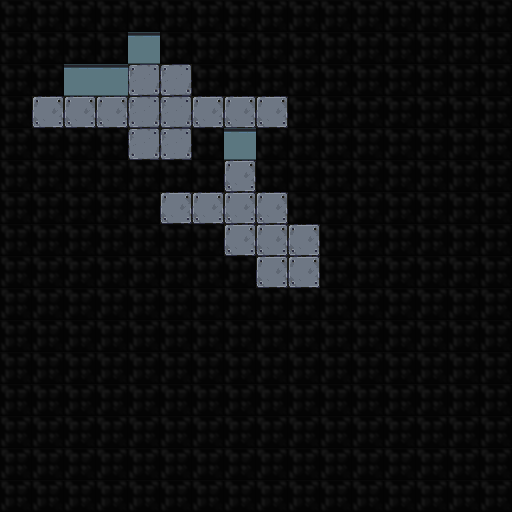

Rendered tile map (Tiled .tmx) drawn with the repository's tilesets; below, a short description and the full map source, tile grids included:
An orthogonal 16x16 tile map with 32x32 px tiles, 1 tile layer (background), 2 tilesets and 27 objects (22x tile, actor, moveable_tile, scene_switching_tile, video_tape, ...).

<map version="1.4" tiledversion="1.4.3" orientation="orthogonal" renderorder="right-down" width="16" height="16" tilewidth="32" tileheight="32" infinite="0" nextlayerid="3" nextobjectid="159">
 <properties>
  <property name="player_bomb_count" type="int" value="100" />
 </properties>
 <tileset firstgid="1" source="mr-figs.tsx" />
 <tileset firstgid="1711" source="newtiledsheet-32.tsx" />
 <layer id="1" name="background" width="16" height="16">
  <data encoding="csv">
1819,1819,1819,1819,1819,1819,1819,1819,1819,1819,1819,1819,1819,1819,1819,1819,
1819,1819,1819,1819,202,1819,1819,1819,1819,1819,1819,1819,1819,1819,1819,1819,
1819,1819,202,202,267,267,1819,1819,1819,1819,1819,1819,1819,1819,1819,1819,
1819,229,229,229,267,267,229,229,229,1819,1819,1819,1819,1819,1819,1819,
1819,1819,1819,1819,267,267,1819,202,1819,1819,1819,1819,1819,1819,1819,1819,
1819,1819,1819,1819,1819,1819,1819,229,1819,1819,1819,1819,1819,1819,1819,1819,
1819,1819,1819,1819,1819,229,229,229,229,1819,1819,1819,1819,1819,1819,1819,
1819,1819,1819,1819,1819,1819,1819,229,229,229,1819,1819,1819,1819,1819,1819,
1819,1819,1819,1819,1819,1819,1819,1819,229,229,1819,1819,1819,1819,1819,1819,
1819,1819,1819,1819,1819,1819,1819,1819,1819,1819,1819,1819,1819,1819,1819,1819,
1819,1819,1819,1819,1819,1819,1819,1819,1819,1819,1819,1819,1819,1819,1819,1819,
1819,1819,1819,1819,1819,1819,1819,1819,1819,1819,1819,1819,1819,1819,1819,1819,
1819,1819,1819,1819,1819,1819,1819,1819,1819,1819,1819,1819,1819,1819,1819,1819,
1819,1819,1819,1819,1819,1819,1819,1819,1819,1819,1819,1819,1819,1819,1819,1819,
1819,1819,1819,1819,1819,1819,1819,1819,1819,1819,1819,1819,1819,1819,1819,1819,
1819,1819,1819,1819,1819,1819,1819,1819,1819,1819,1819,1819,1819,1819,1819,1819
</data>
 </layer>
 <objectgroup id="2" name="objects">
  <object id="122" name="actor" type="actor" gid="45" x="32" y="128" width="32" height="32" />
  <object id="123" type="moveable_tile" gid="116" x="96" y="128" width="32" height="32" />
  <object id="124" type="tile" gid="202" x="160" y="192" width="32" height="32" />
  <object id="125" type="tile" gid="202" x="128" y="192" width="32" height="32" />
  <object id="126" type="tile" gid="202" x="96" y="160" width="32" height="32" />
  <object id="127" type="tile" gid="202" x="64" y="160" width="32" height="32" />
  <object id="128" type="tile" gid="202" x="32" y="160" width="32" height="32" />
  <object id="132" type="tile" gid="202" x="160" y="64" width="32" height="32" />
  <object id="133" type="tile" gid="202" x="192" y="96" width="32" height="32" />
  <object id="134" type="tile" gid="202" x="224" y="96" width="32" height="32" />
  <object id="135" type="tile" gid="202" x="256" y="96" width="32" height="32" />
  <object id="136" type="tile" gid="202" x="256" y="160" width="32" height="32" />
  <object id="137" type="tile" gid="202" x="320" y="128" width="32" height="32" />
  <object id="141" type="tile" gid="202" x="192" y="192" width="32" height="32" />
  <object id="142" type="tile" gid="202" x="192" y="160" width="32" height="32" />
  <object id="143" type="tile" gid="202" x="96" y="192" width="32" height="32" />
  <object id="144" type="tile" gid="202" x="0" y="160" width="32" height="32" />
  <object id="145" type="tile" gid="202" x="0" y="128" width="32" height="32" />
  <object id="146" type="tile" gid="202" x="0" y="96" width="32" height="32" />
  <object id="147" type="tile" gid="202" x="32" y="96" width="32" height="32" />
  <object id="148" type="scene_switching_tile" gid="269" x="288" y="128" width="32" height="32">
   <properties>
    <property name="scene" value="level-4.tmx" />
   </properties>
  </object>
  <object id="149" type="tile" gid="202" x="288" y="96" width="32" height="32" />
  <object id="150" type="tile" gid="202" x="320" y="96" width="32" height="32" />
  <object id="151" type="tile" gid="202" x="320" y="160" width="32" height="32" />
  <object id="152" type="tile" gid="202" x="288" y="160" width="32" height="32" />
  <object id="153" type="video_tape" gid="544" x="288" y="288" width="32" height="32" />
  <object id="156" type="barrel_down" gid="1860" x="160" y="96" width="32" height="32">
   <properties>
    <property name="bullet_speed" type="int" value="300" />
   </properties>
  </object>
 </objectgroup>
</map>
